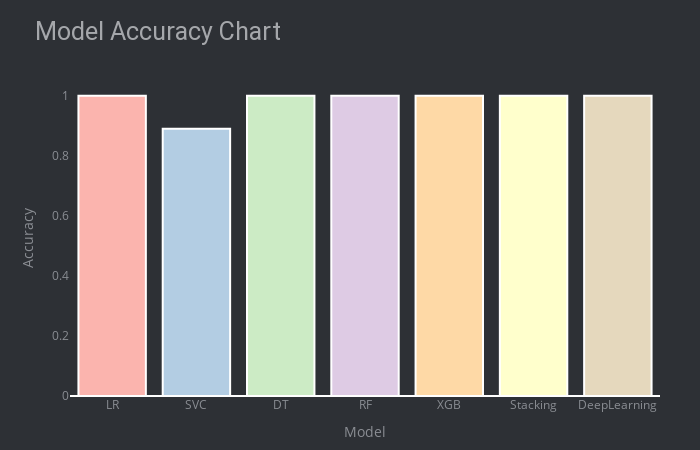

Write notebook code for a chart like this one.
### Code cell
model_name = ['LR', 'SVC', 'DT', 'RF', 'XGB', 'Stacking', 'DeepLearning']
model_acc1 = [ lr_accuracy, svc_accuracy, dt_accuracy, rf_accuracy, xgb_accuracy, stackuracy, dlacc]
model_acc = [np.round(i, decimals=2) for i in model_acc1]

graph = go.Bar(
    x=model_name,
    y=model_acc,
    opacity=1,
    showlegend=False,
    marker=dict(color=px.colors.qualitative.Pastel1)

)

layout = go.Layout(
    height=450, width=700,
    title = 'Model Accuracy Chart',
    xaxis = dict(title = 'Model', showgrid=False,tickangle=0),
    yaxis = dict(title = 'Accuracy', showgrid=False),
    plot_bgcolor='#2d3035', paper_bgcolor='#2d3035',
    title_font=dict(size=25, color='#a5a7ab', family='roboto'),
    margin=dict(t=80, b=30, l=70, r=40),
    font=dict(color='#8a8d93'))
fig = go.Figure(data=[graph], layout = layout)
fig.update_traces(textfont=dict(color='#fff'), marker=dict(line=dict(color='#ffffff', width=2)))
iplot(fig)

### Figure 1 — Plotly figure (JSON) as saved in the notebook; plotly's stock layout.template omitted (floating-point values rounded to 4 significant figures)
{"data": [{"marker": {"color": ["rgb(251,180,174)", "rgb(179,205,227)", "rgb(204,235,197)", "rgb(222,203,228)", "rgb(254,217,166)", "rgb(255,255,204)", "rgb(229,216,189)", "rgb(253,218,236)", "rgb(242,242,242)"], "line": {"color": "#ffffff", "width": 2}}, "opacity": 1, "showlegend": false, "textfont": {"color": "#fff"}, "type": "bar", "x": ["LR", "SVC", "DT", "RF", "XGB", "Stacking", "DeepLearning"], "y": [1, 0.89, 1, 1, 1, 1, 1]}], "layout": {"font": {"color": "#8a8d93"}, "height": 450, "margin": {"b": 30, "l": 70, "r": 40, "t": 80}, "paper_bgcolor": "#2d3035", "plot_bgcolor": "#2d3035", "title": {"font": {"color": "#a5a7ab", "family": "roboto", "size": 25}, "text": "Model Accuracy Chart"}, "width": 700, "xaxis": {"showgrid": false, "tickangle": 0, "title": {"text": "Model"}}, "yaxis": {"showgrid": false, "title": {"text": "Accuracy"}}}}
